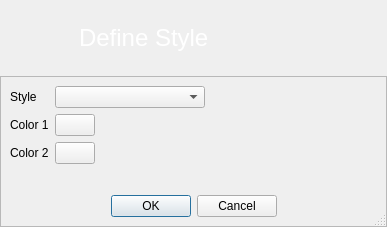
<?xml version="1.0" encoding="UTF-8"?>
<ui version="4.0">
 <class>StyleDialog</class>
 <widget class="QDialog" name="StyleDialog">
  <property name="windowModality">
   <enum>Qt::NonModal</enum>
  </property>
  <property name="geometry">
   <rect>
    <x>0</x>
    <y>0</y>
    <width>387</width>
    <height>227</height>
   </rect>
  </property>
  <property name="windowTitle">
   <string>Define Style</string>
  </property>
  <property name="windowIcon">
   <iconset resource="../images.qrc">
    <normaloff>:/images/rstray3.png</normaloff>:/images/rstray3.png</iconset>
  </property>
  <property name="sizeGripEnabled">
   <bool>true</bool>
  </property>
  <layout class="QVBoxLayout" name="verticalLayout">
   <property name="spacing">
    <number>0</number>
   </property>
   <property name="margin">
    <number>0</number>
   </property>
   <item>
    <widget class="QFrame" name="frame">
     <property name="sizePolicy">
      <sizepolicy hsizetype="Preferred" vsizetype="Fixed">
       <horstretch>0</horstretch>
       <verstretch>0</verstretch>
      </sizepolicy>
     </property>
     <property name="styleSheet">
      <string notr="true">QFrame#frame{background-image: url(:/images/connect/connectFriendBanner.png);} 
</string>
     </property>
     <property name="frameShape">
      <enum>QFrame::NoFrame</enum>
     </property>
     <property name="frameShadow">
      <enum>QFrame::Plain</enum>
     </property>
     <layout class="QGridLayout" name="gridLayout">
      <property name="leftMargin">
       <number>9</number>
      </property>
      <property name="topMargin">
       <number>6</number>
      </property>
      <property name="rightMargin">
       <number>9</number>
      </property>
      <property name="bottomMargin">
       <number>6</number>
      </property>
      <item row="0" column="0">
       <widget class="QLabel" name="label_2">
        <property name="minimumSize">
         <size>
          <width>64</width>
          <height>64</height>
         </size>
        </property>
        <property name="maximumSize">
         <size>
          <width>64</width>
          <height>64</height>
         </size>
        </property>
        <property name="text">
         <string/>
        </property>
        <property name="pixmap">
         <pixmap resource="../images.qrc">:/images/library.png</pixmap>
        </property>
        <property name="scaledContents">
         <bool>true</bool>
        </property>
       </widget>
      </item>
      <item row="0" column="1">
       <widget class="QLabel" name="headerLabel">
        <property name="font">
         <font>
          <pointsize>18</pointsize>
          <weight>75</weight>
          <bold>true</bold>
         </font>
        </property>
        <property name="text">
         <string>&lt;!DOCTYPE HTML PUBLIC &quot;-//W3C//DTD HTML 4.0//EN&quot; &quot;http://www.w3.org/TR/REC-html40/strict.dtd&quot;&gt;
&lt;html&gt;&lt;head&gt;&lt;meta name=&quot;qrichtext&quot; content=&quot;1&quot; /&gt;&lt;style type=&quot;text/css&quot;&gt;
p, li { white-space: pre-wrap; }
&lt;/style&gt;&lt;/head&gt;&lt;body style=&quot; font-family:'MS Shell Dlg 2'; font-size:8.25pt; font-weight:400; font-style:normal;&quot;&gt;
&lt;p style=&quot; margin-top:0px; margin-bottom:0px; margin-left:0px; margin-right:0px; -qt-block-indent:0; text-indent:0px;&quot;&gt;&lt;span style=&quot; font-size:18pt; color:#ffffff;&quot;&gt;Define Style&lt;/span&gt;&lt;/p&gt;&lt;/body&gt;&lt;/html&gt;</string>
        </property>
       </widget>
      </item>
     </layout>
    </widget>
   </item>
   <item>
    <widget class="QFrame" name="frame_2">
     <property name="frameShape">
      <enum>QFrame::StyledPanel</enum>
     </property>
     <property name="frameShadow">
      <enum>QFrame::Raised</enum>
     </property>
     <layout class="QFormLayout" name="formLayout">
      <property name="fieldGrowthPolicy">
       <enum>QFormLayout::AllNonFixedFieldsGrow</enum>
      </property>
      <item row="0" column="0">
       <layout class="QGridLayout" name="gridLayout_2">
        <item row="2" column="2">
         <widget class="QPushButton" name="color2Button">
          <property name="sizePolicy">
           <sizepolicy hsizetype="Fixed" vsizetype="Fixed">
            <horstretch>0</horstretch>
            <verstretch>0</verstretch>
           </sizepolicy>
          </property>
          <property name="toolTip">
           <string>Choose color</string>
          </property>
          <property name="text">
           <string/>
          </property>
         </widget>
        </item>
        <item row="1" column="2">
         <widget class="QPushButton" name="color1Button">
          <property name="sizePolicy">
           <sizepolicy hsizetype="Fixed" vsizetype="Fixed">
            <horstretch>0</horstretch>
            <verstretch>0</verstretch>
           </sizepolicy>
          </property>
          <property name="toolTip">
           <string>Choose color</string>
          </property>
          <property name="text">
           <string/>
          </property>
         </widget>
        </item>
        <item row="2" column="1">
         <widget class="QLabel" name="color2Label">
          <property name="sizePolicy">
           <sizepolicy hsizetype="Minimum" vsizetype="Preferred">
            <horstretch>0</horstretch>
            <verstretch>0</verstretch>
           </sizepolicy>
          </property>
          <property name="text">
           <string>Color 2</string>
          </property>
         </widget>
        </item>
        <item row="1" column="1">
         <widget class="QLabel" name="color1Label">
          <property name="sizePolicy">
           <sizepolicy hsizetype="Minimum" vsizetype="Preferred">
            <horstretch>0</horstretch>
            <verstretch>0</verstretch>
           </sizepolicy>
          </property>
          <property name="text">
           <string>Color 1</string>
          </property>
         </widget>
        </item>
        <item row="0" column="2">
         <widget class="QComboBox" name="styleComboBox">
          <property name="sizePolicy">
           <sizepolicy hsizetype="Fixed" vsizetype="Fixed">
            <horstretch>0</horstretch>
            <verstretch>0</verstretch>
           </sizepolicy>
          </property>
          <property name="minimumSize">
           <size>
            <width>150</width>
            <height>0</height>
           </size>
          </property>
         </widget>
        </item>
        <item row="0" column="1">
         <widget class="QLabel" name="syleLabel">
          <property name="sizePolicy">
           <sizepolicy hsizetype="Minimum" vsizetype="Preferred">
            <horstretch>0</horstretch>
            <verstretch>0</verstretch>
           </sizepolicy>
          </property>
          <property name="text">
           <string>Style</string>
          </property>
         </widget>
        </item>
        <item row="3" column="1">
         <spacer name="verticalSpacer">
          <property name="orientation">
           <enum>Qt::Vertical</enum>
          </property>
          <property name="sizeType">
           <enum>QSizePolicy::Expanding</enum>
          </property>
          <property name="sizeHint" stdset="0">
           <size>
            <width>0</width>
            <height>5000</height>
           </size>
          </property>
         </spacer>
        </item>
       </layout>
      </item>
      <item row="0" column="1">
       <widget class="QWidget" name="previewWidget" native="true">
        <property name="sizePolicy">
         <sizepolicy hsizetype="Preferred" vsizetype="Preferred">
          <horstretch>0</horstretch>
          <verstretch>0</verstretch>
         </sizepolicy>
        </property>
       </widget>
      </item>
      <item row="2" column="0" colspan="2">
       <widget class="QDialogButtonBox" name="buttonBox">
        <property name="orientation">
         <enum>Qt::Horizontal</enum>
        </property>
        <property name="standardButtons">
         <set>QDialogButtonBox::Cancel|QDialogButtonBox::Ok</set>
        </property>
        <property name="centerButtons">
         <bool>true</bool>
        </property>
       </widget>
      </item>
     </layout>
    </widget>
   </item>
  </layout>
 </widget>
 <resources>
  <include location="../images.qrc"/>
 </resources>
 <connections/>
</ui>
